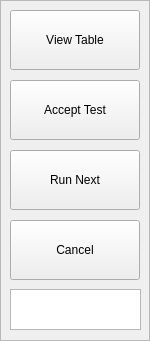
     <widget class="QFrame" name="frame_19">
      <property name="geometry">
       <rect>
        <x>640</x>
        <y>60</y>
        <width>150</width>
        <height>341</height>
       </rect>
      </property>
      <property name="frameShape">
       <enum>QFrame::StyledPanel</enum>
      </property>
      <property name="frameShadow">
       <enum>QFrame::Raised</enum>
      </property>
      <widget class="QToolButton" name="toolButton_20">
       <property name="geometry">
        <rect>
         <x>10</x>
         <y>10</y>
         <width>130</width>
         <height>60</height>
        </rect>
       </property>
       <property name="text">
        <string>View Table</string>
       </property>
      </widget>
      <widget class="QToolButton" name="toolButton_21">
       <property name="geometry">
        <rect>
         <x>10</x>
         <y>220</y>
         <width>130</width>
         <height>60</height>
        </rect>
       </property>
       <property name="text">
        <string>Cancel</string>
       </property>
      </widget>
      <widget class="QTextBrowser" name="textBrowser_5">
       <property name="geometry">
        <rect>
         <x>10</x>
         <y>289</y>
         <width>131</width>
         <height>41</height>
        </rect>
       </property>
      </widget>
      <widget class="QToolButton" name="toolButton_32">
       <property name="geometry">
        <rect>
         <x>10</x>
         <y>80</y>
         <width>130</width>
         <height>60</height>
        </rect>
       </property>
       <property name="text">
        <string>Accept Test</string>
       </property>
      </widget>
      <widget class="QToolButton" name="toolButton_35">
       <property name="geometry">
        <rect>
         <x>10</x>
         <y>150</y>
         <width>130</width>
         <height>60</height>
        </rect>
       </property>
       <property name="text">
        <string>Run Next</string>
       </property>
      </widget>
     </widget>
